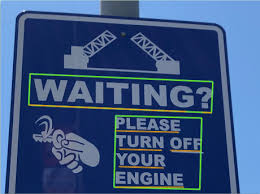
#> input picture img2.jpg, 260 x 194 px
$ python -i main.py   (imports and definitions only)
#> lines starting #> are read from the running program, lines starting #| are printed output that depends on the picture; after the words box and inside, x2 and y2 are one past the last pixel; in counts of white or black regions, pixels touching at a corner belong together
import os
import io
import cv2
import numpy as np
from google.cloud import vision_v1 as vision
from PIL import Image

# Function to perform image analysis using Google Vision API
# [30 lines left out: functions image_analysis, get_text, not called in this run]

# Function to detect and crop visual elements using OpenCV
def detect_visual_elements(image_path):
#> called with image_path = 'img2.jpg'
    try:
        img = cv2.imread(image_path)
#> img is the input picture: shape (194, 260, 3); mean B, G, R 129.3, 86.7, 60.1
        gray_img = cv2.cvtColor(img, cv2.COLOR_BGR2GRAY)
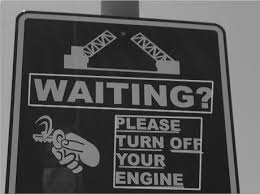
#> gray_img: shape (194, 260); min 6, max 213, mean 83.6
        _, binary_img = cv2.threshold(gray_img, 150, 255, cv2.THRESH_BINARY_INV)
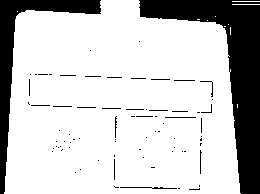
#> binary_img: shape (194, 260); 78.6% white; 76 black regions (67 under 20 px)
        contours, _ = cv2.findContours(binary_img, cv2.RETR_EXTERNAL, cv2.CHAIN_APPROX_SIMPLE)
#> contours = 11 contours, 10 with area under 20; largest, box (x1, y1, x2, y2) and area: (4, 0, 241, 194) 39775

        elements = []
        for contour in contours:
            x, y, w, h = cv2.boundingRect(contour)
            elements.append(img[y:y+h, x:x+w])
#> this loop made 11 passes
#> (contour, x, y, w, h) on passes 1, 2, 3, 6, 9, 10: ([[237, 104], [237, 107]], 237, 104, 1, 4), ([[230, 27], [230, 34]], 230, 27, 1, 8), ([[224, 26], [225, 26]], 224, 26, 2, 1), ([[197, 19], [199, 19]], 197, 19, 3, 1), ([[232, 4], [259, 4]], 232, 4, 28, 1), ([[232, 1], [259, 1]], 232, 1, 28, 1)
#> (x, y, w, h) on passes 4, 5, 7, 8, 11: (228, 24, 1, 1), (207, 20, 1, 1), (215, 16, 1, 1), (17, 11, 1, 1), (4, 0, 237, 194)
#> after the loop, elements = 11 items

        return elements

    except Exception as e:
        print(f"Error in detect_visual_elements: {e}")
        return []

# Function to generate HTML content from text and visual elements
# [62 lines left out: functions generate_html_content, write_html_file, process_image, not called in this run]

# Entry point of the script
# [6 lines not run here, left out]

>>> result = detect_visual_elements('img2.jpg')
#> result = 11 items
